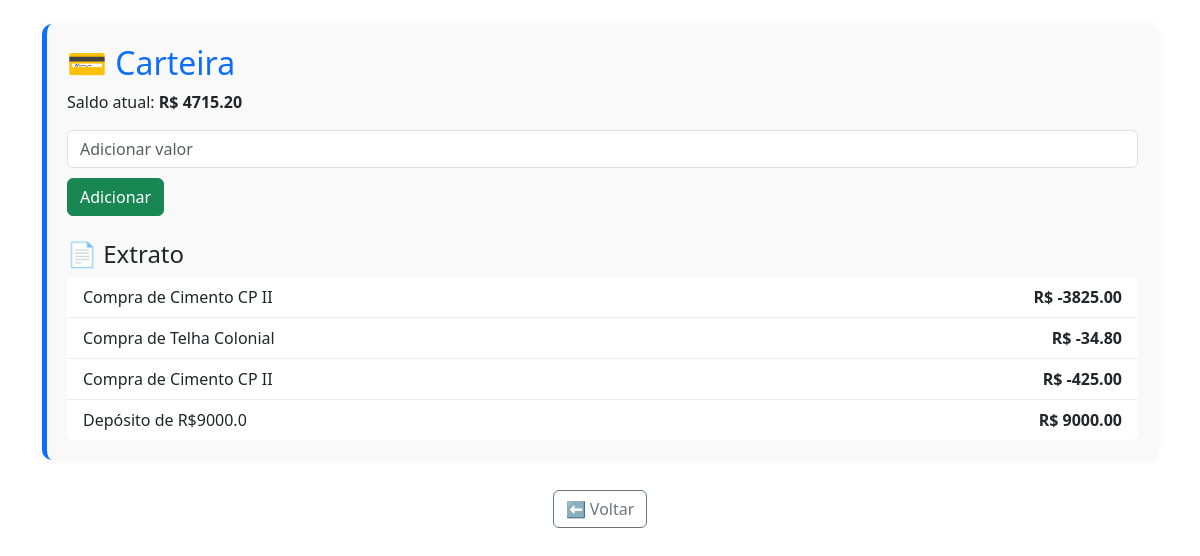
The app's page /carteira/detalhes (signed in) with its own data.
### app/models/carteira.py (models this page shows)
class Carteira(db.Model):
    id = db.Column(db.Integer, primary_key=True)
    saldo = db.Column(db.Float, default=0.0)
    usuario_id = db.Column(db.Integer, db.ForeignKey('usuario.id'), unique=True)
    usuario = db.relationship('Usuario', back_populates='carteira')
    extratos = db.relationship('Extrato', backref='carteira', lazy=True)

### app/models/extrato.py (models this page shows)
class Extrato(db.Model):
    id = db.Column(db.Integer, primary_key=True)
    descricao = db.Column(db.String(255))
    valor = db.Column(db.Float, nullable=False)
    data = db.Column(db.DateTime, default=datetime.utcnow)
    carteira_id = db.Column(db.Integer, db.ForeignKey('carteira.id'))

### app/routes/carteira.py (the view)
@carteira_bp.route("/detalhes")
def detalhes():
    usuario_id = session['usuario_id']
    usuario = Usuario.query.get(usuario_id)
    extratos = usuario.carteira.extratos[::-1]
    return render_template('carteira_detalhes.html', usuario=usuario, extratos=extratos)

### app/templates/carteira_detalhes.html (shortened to what this page needs)
{% extends 'base.html' %}
{% block conteudo %}
<link rel="stylesheet" href="{{ url_for('static', filename='css/carteira.css') }}">
<div class="card-carteira">
  <h2>💳 Carteira</h2>
  <p>Saldo atual: <strong>R$ {{ "%.2f"|format(usuario.carteira.saldo) }}</strong></p>
  <form method="post" action="{{ url_for('carteira.adicionar_saldo') }}" class="form-adicionar mb-4">
    <input type="number" name="valor" class="form-control" placeholder="Adicionar valor" min="1" step="0.01" required>
    <button type="submit" class="btn btn-success">Adicionar</button>
  </form>
  <h4>📄 Extrato</h4>
  <ul class="list-group extrato-list">
    {% for item in extratos %}
      <li class="list-group-item d-flex justify-content-between">
        <span>{{ item.descricao }}</span>
        <strong>R$ {{ "%.2f"|format(item.valor) }}</strong>
      </li>
    {% else %}
      <li class="list-group-item">Nenhuma movimentação ainda.</li>
    {% endfor %}
  </ul>
</div>
<div class="mt-4 text-center">
  <a href="{{ url_for('main.home') }}" class="btn btn-outline-secondary">⬅ Voltar</a>
</div>
{% endblock %}

### app/static/css/carteira.css (style rules this page uses)
.card-carteira { background: #f9f9f9; border-left: 5px solid #0d6efd; padding: 20px; margin-bottom: 30px; border-radius: 10px; box-shadow: 0 0 8px rgba(0, 0, 0, 0.05); }
.card-carteira h2 { color: #0d6efd; }
.extrato-list { max-height: 300px; overflow-y: auto; }
.extrato-list .list-group-item { border: none; border-bottom: 1px solid #eee; }
.extrato-list .list-group-item:last-child { border-bottom: none; }
.form-adicionar { display: flex; gap: 10px; flex-wrap: wrap; align-items: center; }

### records on screen
Carteira: carteira.saldo "4715.20"
Extrato: descricao "Compra de Cimento CP II", valor "-3825.00"
Extrato: descricao "Compra de Telha Colonial", valor "-34.80"
Extrato: descricao "Compra de Cimento CP II", valor "-425.00"
Extrato: descricao "Depósito de R$9000.0", valor "9000.00"
